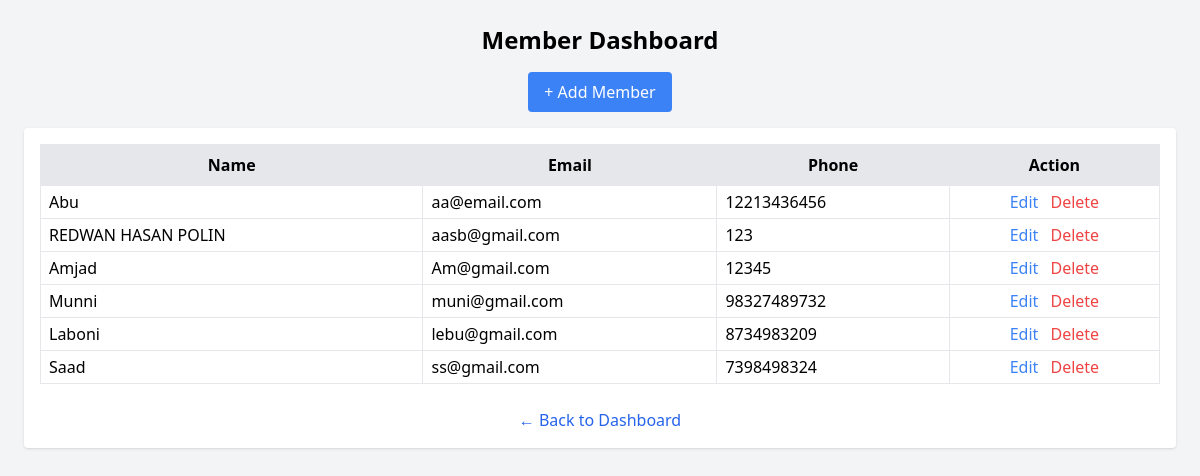
The page /members/ on the database its author committed.
### core/models.py (models this page shows, shortened)
class Member(models.Model):
    name = models.CharField(max_length=100)
    email = models.EmailField(unique=True)
    phone = models.CharField(max_length=20, blank=True, null=True)
    join_date = models.DateField(auto_now_add=True)

### core/views.py (the view)
# urls.py: path('members/', views.member_dashboard, name='member_dashboard'),
def member_dashboard(request):
    members = Member.objects.all()
    return render(request, 'core/dashboard_members.html', {'members': members})

### core/templates/core/dashboard_members.html (shortened to what this page needs)
<!DOCTYPE html>
<html>
<head>
    <script src="https://cdn.tailwindcss.com"></script>
</head>
<body class="bg-gray-100 p-6">
<div class="max-w-7xl mx-auto text-center mb-4" >
    <h2 class="text-2xl font-bold mb-4">Member Dashboard</h2>
    <a href="{% url 'add_member' %}" class="bg-blue-500 text-white px-4 py-2 rounded hover:bg-blue-600 mb-4 inline-block">
        + Add Member
    </a>
    <div class="bg-white shadow rounded p-4 overflow-x-auto">
        <table class="table-auto w-full border border-gray-300">
            <thead class="bg-gray-200">
                <tr>
                    <th class="border px-2 py-2 ">Name</th>
                    <th class="border px-2 py-2 ">Email</th>
                    <th class="border px-2 py-2 ">Phone</th>
                    <th class="border px-2 py-2 ">Action</th>
                </tr>
            </thead>
            <tbody>
                {% for member in members %}
                <tr class="hover:bg-gray-50">
                    <td class="border px-2 py-1 text-left">{{ member.name }}</td>
                    <td class="border px-2 py-1 text-left">{{ member.email }}</td>
                    <td class="border px-2 py-1 text-left">{{ member.phone }}</td>
                    <td class="border px-2 py-1 space-x-2">
                        <a href="{% url 'edit_member' member.id %}" class="text-blue-500 hover:underline">Edit</a>
                        <a href="{% url 'delete_member' member.id %}" class="text-red-500 hover:underline">Delete</a>
                    </td>
                </tr>
                {% empty %}
                <tr>
                    <td class="border px-2 py-1 text-center" colspan="4">No members</td>
                </tr>
                {% endfor %}
            </tbody>
        </table>
        <div class="text-center mt-6">
        <a href="{% url 'main_dashboard' %}" class="text-blue-600 hover:underline font-medium">
            ← Back to Dashboard
        </a>
    </div>
    </div>
</div>
</body>
</html>

### rows shown on the page
Member: name "Abu", email "aa@email.com", phone "12213436456"
Member: name "REDWAN HASAN POLIN", email "aasb@gmail.com", phone "123"
Member: name "Amjad", email "Am@gmail.com", phone "12345"
Member: name "Munni", email "muni@gmail.com", phone "98327489732"
Member: name "Laboni", email "lebu@gmail.com", phone "8734983209"
Member: name "Saad", email "ss@gmail.com", phone "7398498324"
